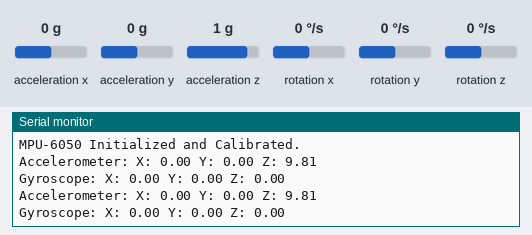
Bench run of a sketch on a simulated ESP32. On the bench: the last lines printed to the serial monitor. The test bench sets the inputs (shaded band); at power-on: acceleration x 0 g, acceleration y 0 g, acceleration z 1 g, rotation x 0 °/s, rotation y 0 °/s, rotation z 0 °/s.

Above: at 1.3 s.
1.4 s: acceleration x set to -1.4 g
At 1.81 s:
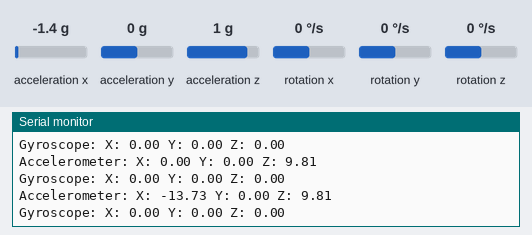
2.9 s: acceleration y set to -1.4 g
At 3.31 s:
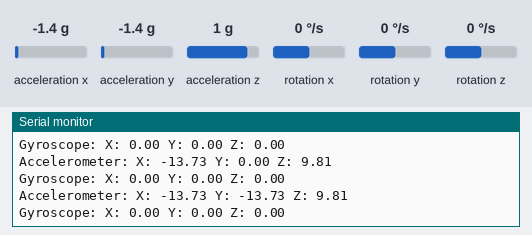
4.4 s: acceleration z set to -1.4 g
At 4.81 s:
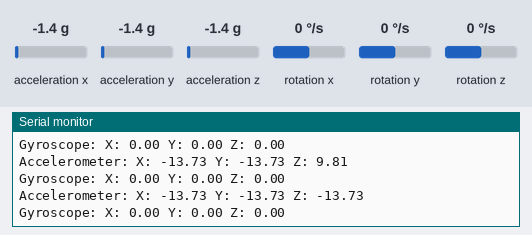
5.9 s: rotation x set to -192 °/s
At 6.4 s:
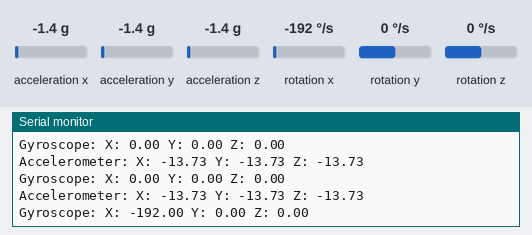
7.4 s: rotation y set to -192 °/s
At 7.81 s:
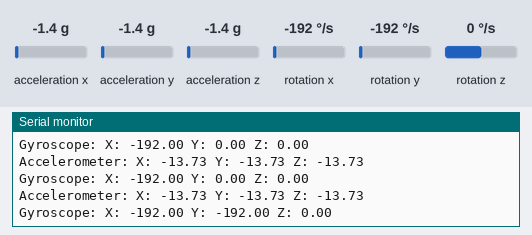

The sketch:

ESP32_MPU.ino
```cpp
#include <Wire.h>
#include <MPU6050.h>

MPU6050 mpu;

// Timer for printing data
unsigned long previousMillis = 0;
const long interval = 500; // Interval for printing in milliseconds

void setup()
{
    // Initialize serial communication
    Serial.begin(115200);

    // Initialize I2C communication
    Wire.begin();

    // Initialize MPU-6050
    Serial.println("Initializing MPU-6050...");
    if (!mpu.begin(MPU6050_SCALE_2000DPS, MPU6050_RANGE_2G))
    {
        Serial.println("Could not find a valid MPU6050 sensor, check wiring!");
        while (1)
            ;
    }

    // Calibrate gyro and accelerometer
    mpu.calibrateGyro();
    mpu.setThreshold(3); // Set a small threshold for noise reduction

    Serial.println("MPU-6050 Initialized and Calibrated.");
}

void loop()
{
    // Get current time
    unsigned long currentMillis = millis();

    // Check if it's time to print the data
    if (currentMillis - previousMillis >= interval)
    {
        previousMillis = currentMillis;

        // Read raw sensor data
        Vector normAccel = mpu.readNormalizeAccel();
        Vector normGyro = mpu.readNormalizeGyro();

        // Print accelerometer data
        Serial.print("Accelerometer: ");
        Serial.print("X: ");
        Serial.print(normAccel.XAxis);
        Serial.print(" Y: ");
        Serial.print(normAccel.YAxis);
        Serial.print(" Z: ");
        Serial.println(normAccel.ZAxis);

        // Print gyroscope data
        Serial.print("Gyroscope: ");
        Serial.print("X: ");
        Serial.print(normGyro.XAxis);
        Serial.print(" Y: ");
        Serial.print(normGyro.YAxis);
        Serial.print(" Z: ");
        Serial.println(normGyro.ZAxis);

        Serial.println();
    }
}
```

Measured:
- after the input at 1.4 s, the serial monitor: prints a new line after 0.10 s (image 1)
- after the input at 2.9 s, the serial monitor: prints a new line after 0.10 s (image 2)
- after the input at 4.4 s, the serial monitor: prints a new line after 0.10 s (image 3)
- after the input at 5.9 s, the serial monitor: prints a new line after 0.10 s (image 4)
- after the input at 7.4 s, the serial monitor: prints a new line after 0.10 s (image 5)
